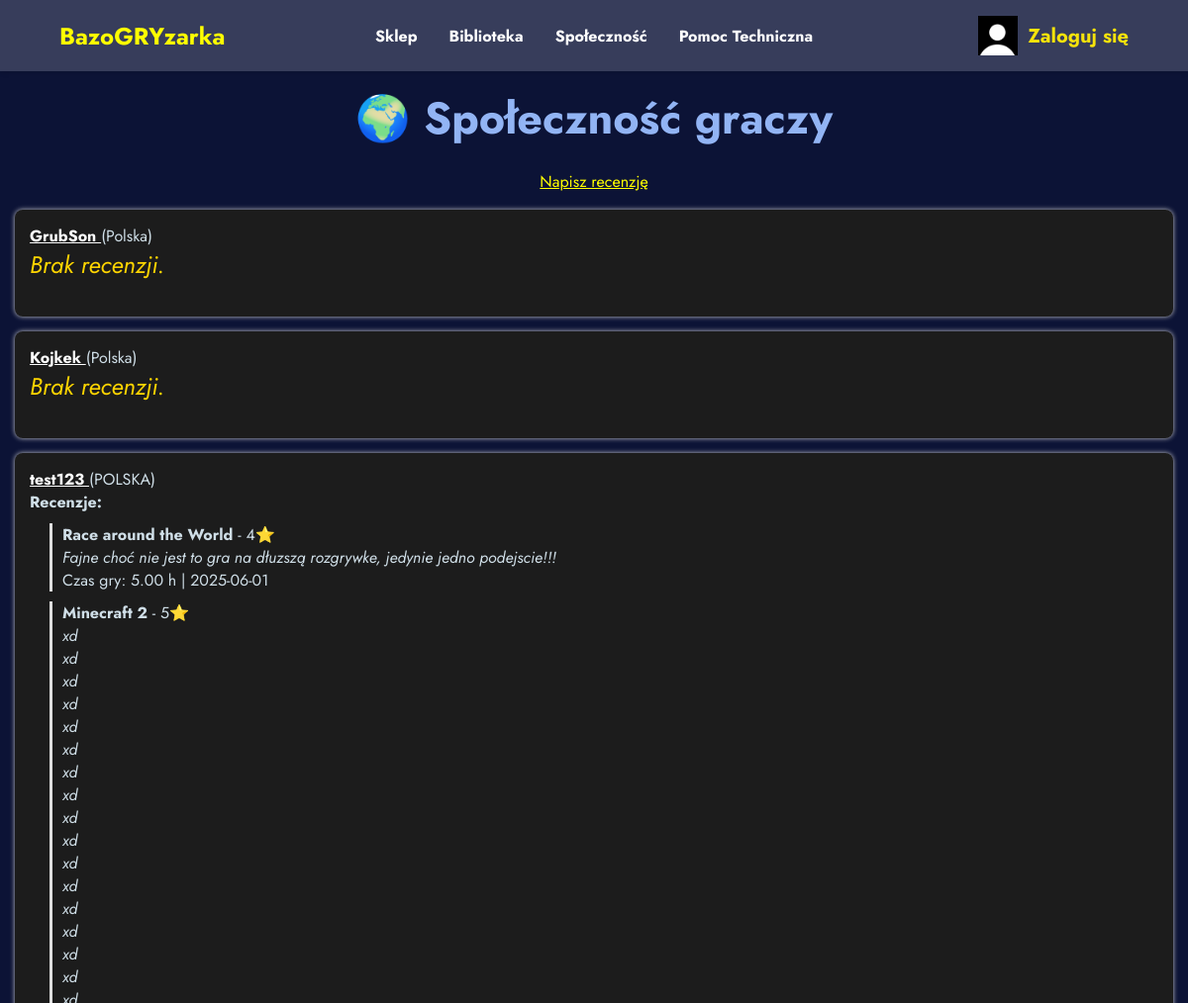
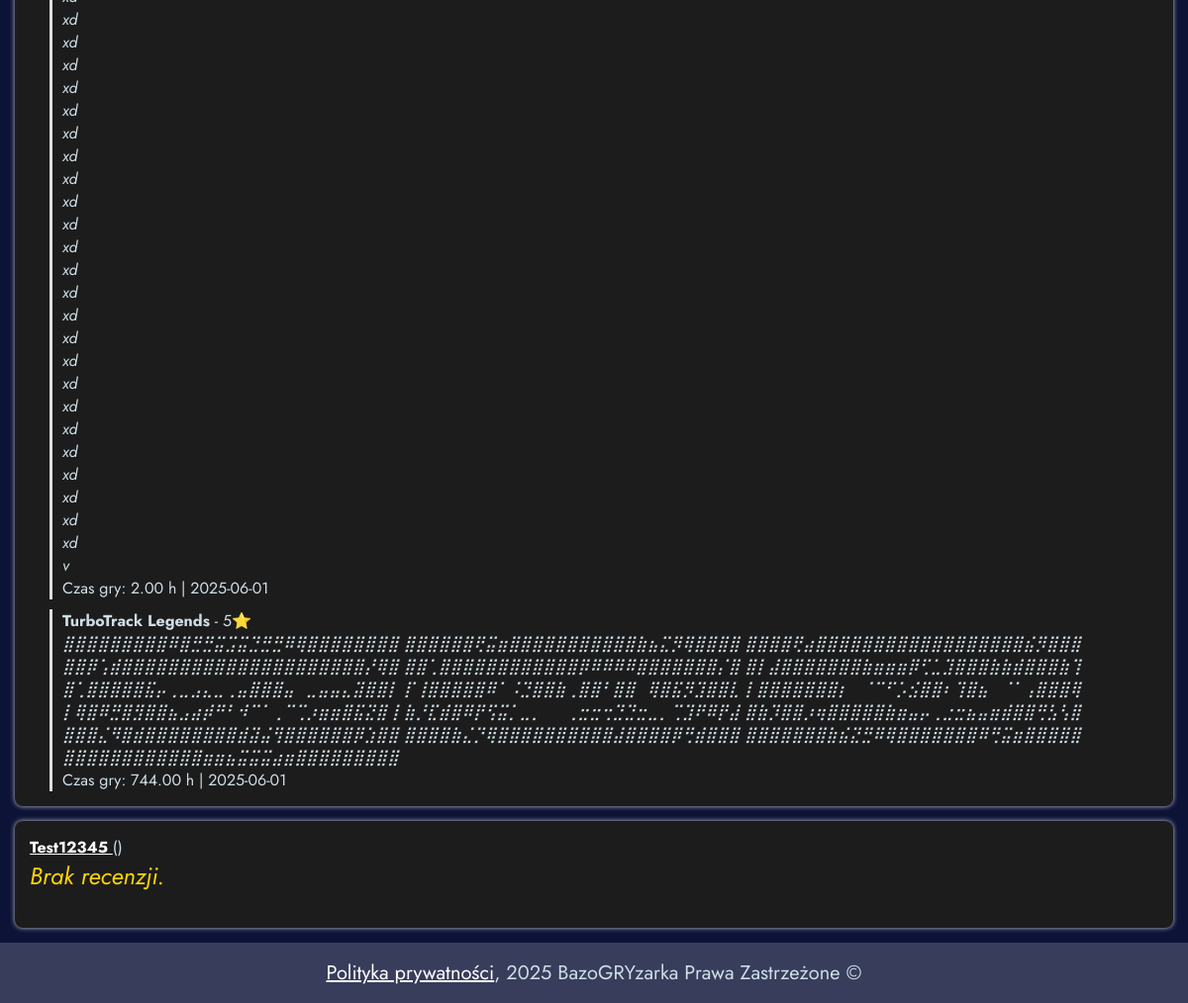
The page /community.php on the database its author committed (2 pictures, top to bottom).
### tables this page shows
CREATE TABLE `Uzytkownik` (
  `Id_Uzytkownika` int NOT NULL,
  `Nick` varchar(50) DEFAULT NULL,
  `Imie` varchar(50) DEFAULT NULL,
  `Nazwisko` varchar(50) DEFAULT NULL,
  `Kraj` varchar(50) DEFAULT NULL,
  `LinkDoProfilu` varchar(255) DEFAULT NULL,
  `ZdjecieProfilowe` varchar(50) DEFAULT NULL,
  `Opis` text,
  `password_hash` varchar(255) DEFAULT NULL,
  `created_at` timestamp NULL DEFAULT CURRENT_TIMESTAMP,
  `email` varchar(100) DEFAULT NULL
);

CREATE TABLE `Recenzje` (
  `Id_Recenzje` int NOT NULL,
  `Id_Gry` int DEFAULT NULL,
  `Typ` varchar(100) DEFAULT NULL,
  `Tresc` text,
  `Id_Uzytkownika` int DEFAULT NULL,
  `Data_wystawienie` date DEFAULT NULL,
  `Czas_gry` float(10,2) DEFAULT NULL
);

CREATE TABLE `Gra` (
  `IdGry` int NOT NULL,
  `Tytul` varchar(255) DEFAULT NULL,
  `Wydawca` varchar(255) DEFAULT NULL,
  `Producent` varchar(255) DEFAULT NULL,
  `Id_JakieSystemy` int DEFAULT NULL,
  `Cena` decimal(10,2) DEFAULT NULL,
  `Id_Pegi` int DEFAULT NULL,
  `DataWydania` date DEFAULT NULL,
  `krotkiOpis` text,
  `dlugiOpis` text,
  `zdjGlowne` text,
  `WebGLFolderName` varchar(255) DEFAULT NULL
);

### community.php (the view, shortened to what this page needs)
<?php
$conn = new mysqli("localhost", "root", "newpassword", "BazoGRYzarka");
$sql = "
    SELECT
        U.Id_Uzytkownika,
        U.Nick,
        U.Kraj,
        R.Tresc,
        R.Typ,
        R.Czas_gry,
        R.Data_wystawienie,
        G.Tytul
    FROM Uzytkownik U
    LEFT JOIN Recenzje R ON U.Id_Uzytkownika = R.Id_Uzytkownika
    LEFT JOIN Gra G ON R.Id_Gry = G.IdGry
    ORDER BY U.Nick ASC, R.Data_wystawienie DESC
";
$result = $conn->query($sql);
$users = [];
while ($row = $result->fetch_assoc()) {
    $userId = $row['Id_Uzytkownika'];
    if (!isset($users[$userId])) {
        $users[$userId] = [
            'Nick' => $row['Nick'],
            'Kraj' => $row['Kraj'],
            'Recenzje' => []
        ];
    }
    if ($row['Tresc']) {
        $users[$userId]['Recenzje'][] = [
            'Tytul' => $row['Tytul'],
            'Tresc' => $row['Tresc'],
            'Typ' => $row['Typ'],
            'Czas_gry' => $row['Czas_gry'],
            'Data' => $row['Data_wystawienie']
        ];
    }
}
$nick = $_SESSION['user'];
$stmt = $conn->prepare("SELECT ZdjecieProfilowe FROM Uzytkownik WHERE Nick = ?");
$stmt->bind_param("s", $nick);
$stmt->execute();
$result = $stmt->get_result();
if ($result->num_rows > 0) {
    $row = $result->fetch_assoc();
    $avatar = $row['ZdjecieProfilowe'] ?: 'default.jpg';
} else {
    $avatar = 'default.jpg';
}
?>
<!DOCTYPE html>
<html lang="pl">
<head>
    <link rel="stylesheet" href="styles.css">
</head>
<body style="display: block;">
    <nav class="navbar">
    <div class="nav-container">
        <h1 class="platform-name"><a href="/BazoGRYzarka/main">BazoGRYzarka</a></h1>
        <div class="nav-links">
            <a href="/BazoGRYzarka/sklep">Sklep</a>
            <a href="/BazoGRYzarka/library">Biblioteka</a>
            <a href="/BazoGRYzarka/community">Społeczność</a>
            <a href="/BazoGRYzarka/contact">Pomoc Techniczna</a>
        </div>
        <div class="user-profile">
    <?php if (isset($_SESSION['user']) && isset($_SESSION['user_id'])): ?>
        <img src="/BazoGRYzarka/images/<?php echo htmlspecialchars($avatar ?? 'default.jpg'); ?>" alt="User Avatar" class="user-avatar" width="40" height="40" />
        <span class="username"><a href="/BazoGRYzarka/profile"><?php echo htmlspecialchars($_SESSION['user']); ?></a></span>
    <?php else: ?>
        <img src="/BazoGRYzarka/images/default.jpg" alt="Default Avatar" class="user-avatar" width="40" height="40" />
        <span class="username"><a href="/BazoGRYzarka/login">Zaloguj się</a></span>
    <?php endif; ?>
</div>
    </div>
</nav>
    <h1 style="display: flex;justify-content: center;align-items: center;margin: 15px;">🌍 Społeczność graczy</h1>
    <a style="width: 100%; height: 30px; background-color: lightblack; padding: 5px; display: flex; color: yellow; text-align: center; justify-content: center;" href="create_review">Napisz recenzję</a>
    <?php foreach ($users as $userId => $user): ?>
    <div class="user-box">
        <strong>
            <a style="color: white;" href="profile?user_id=<?= urlencode($userId) ?>">
                <?= htmlspecialchars($user['Nick']) ?>
            </a>
        </strong> (<?= htmlspecialchars($user['Kraj']) ?>)
        <?php if (!empty($user['Recenzje'])): ?>
            <div class="reviews">
                <h4>Recenzje:</h4>
                <?php foreach ($user['Recenzje'] as $rev): ?>
                    <div class="review">
                        <strong><?= htmlspecialchars($rev['Tytul']) ?></strong> - <?= htmlspecialchars($rev['Typ']) ?>⭐
                        <div><em><?= nl2br(htmlspecialchars($rev['Tresc'])) ?></em></div>
                        <div>Czas gry: <?= htmlspecialchars($rev['Czas_gry']) ?> h | <?= htmlspecialchars($rev['Data']) ?></div>
                    </div>
                <?php endforeach; ?>
            </div>
        <?php else: ?>
            <p><em>Brak recenzji.</em></p>
        <?php endif; ?>
    </div>
<?php endforeach; ?>
<div id="footer">
        <a href="privacy">Polityka prywatności</a>, 2025 BazoGRYzarka Prawa Zastrzeżone &copy;
    </div>
</body>
</html>

### styles.css (style rules this page uses)
* { margin: 0; padding: 0; box-sizing: border-box; }
body { font-family: 'Jost', sans-serif; background-color: #0C1336; color: #CFDEE7; display: flex; justify-content: center; align-items: center; height: 100vh; }
h1 { font-size: 2.8rem; margin-bottom: 15px; font-weight: 700; color: #92B4F4; }
p { font-size: 1.5rem; margin-bottom: 20px; color: #ffd500; }
.navbar { background-color: #373D5B; padding: 1rem 0; box-shadow: 0 2px 5px rgba(0,0,0,0.1); }
.nav-container { display: flex; justify-content: space-between; align-items: center; width: 90%; max-width: 1200px; margin: 0 auto; }
.platform-name { color: #ffffff; font-size: 1.5rem; margin-right: 3rem; font-weight: bold; }
.nav-links { display: flex; gap: 2rem; position: absolute; left: 50%; transform: translateX(-50%); }
.nav-links a { color: #FFFFFF; text-decoration: none; font-weight: bold; font-size: 1rem; transition: color 0.3s; }
.user-profile { display: flex; align-items: center; gap: 10px; margin-left: 20px; }
.user-avatar { width: 40px; height: 40px; object-fit: cover; }
.username { color: #f6e30b; font-weight: bold; font-size: 20px; }
.navbar h1 { margin-bottom: 0px; }
#footer { background-color: #373D5B; padding: 1rem 0; box-shadow: 0 2px 5px rgba(0,0,0,0.1); width: 100%; display: flex; justify-content: center; align-items: center; font-size: 20px; }
#footer a { color: white; }
.user-profile a { text-decoration: none; color: #f6e30b; }
.platform-name a { color: yellow; text-decoration: none; }
.user-box { margin: 15px; background: #1c1c1c; padding: 15px; margin-bottom: 15px; border-radius: 8px; box-shadow: 0 0 5px #ccc; }
.review { margin-left: 20px; margin-top: 10px; padding-left: 10px; border-left: 3px solid #ddd; }

### rows shown on the page
uzytkownik: Nick "GrubSon", Kraj "Polska", shows "Brak recenzji."
uzytkownik: Nick "Kojkek", Kraj "Polska", shows "Brak recenzji."
recenzje: Id_Gry.Tytul "Race around the World", Typ "4", Tresc "Fajne choć nie jest to gra na dłuzszą rozgrywke, jedynie jedno podejscie!!!", Czas_gry "5.00", Data_wystawienie "2025-06-01"
recenzje: Id_Gry.Tytul "Minecraft 2", Typ "5", Tresc "xd xd xd xd xd xd xd xd xd xd xd xd xd xd xd xd xd xd xd xd xd xd xd xd xd xd xd xd xd xd xd xd xd xd xd xd xd xd xd xd xd v", Czas_gry "2.00", Data_wystawienie "2025-06-01"
recenzje: Id_Gry.Tytul "TurboTrack Legends", Typ "5", Tresc "⣿⣿⣿⣿⣿⣿⣿⣿⣿⠿⣿⣛⣛⣭⣩⣭⣙⣛⣛⠿⢿⣿⣿⣿⣿⣿⣿⣿⣿ ⣿⣿⣿⣿⣿⣿⢟⣭⣶⣿⣿⣿⣿⣿⣿⣿⣿⣿⣿⣿⣷⣦⣍⡻⢿⣿⣿⣿⣿ ⣿⣿⣿⣿⢟⣴⣿⣿⣿⣿⣿⣿⣿⣿⣿⣿⣿⣿⣿⣿⣿⣿⣿⣿⣮⡻⣿⣿⣿ ⣿⣿⡿⢡⣾⣿⣿⣿⣿⣿⣿⣿⣿⣿⣿⣿⣿⣿⣿⣿⣿⣿⣿⣿⣿⣿⡜⢿⣿ ⣿⣿⢁⣿⣿⣿⣿⣿⣿⣿⣿⣿⣿⣿⣿⡿⠿⠿⠿⠿⣿⣿⣿⣿⣿⣿⣿⡌⣿ ⣿⡇⣼⣿⣿⣿⣿⣿⣿⣿⣷⣶⣶⣶⡿⢋⣁⣹⣿⣿⣿⣷⣷⣾⣿⣿⣿⣷⢹ ⣿⢁⣿⣿⣿⣿⣿⣯⡤⢀⣀⣠⣄⣀⢀⣤⣿⣿⣿⣤⠀⣀⣤⣤⣄⣽⣿⣿⡇ ⡏⢸⣿⣿⣿⣿⣿⠿⠁⠨⣙⣿⣿⣷⢀⣿⣿⠃⣿⣿⠀⢿⣿⣯⡻⣹⣿⣿⣇ ⡇⣿⣿⣿⣿⣿⣿⣿⡆⠀⠈⠉⠋⡡⣪⣿⣿⠆⢹⣿⣦⠀⠈⠁⢠⣿⣿⣿⢿ ⡇⢿⣿⠿⣛⣿⣻⣿⣿⣦⣠⣴⡾⠛⠃⠺⠉⠁⢀⠉⢉⡰⣶⣶⣿⣯⣝⣿⢸ ⣷⡘⣏⣾⣿⠿⡟⢫⣭⡁⣀⡀⠀⠀⢀⣒⣒⢒⣙⣙⣒⣀⡀⢉⣹⠟⠿⡟⣼ ⣿⣷⡹⣿⣿⡰⢶⣿⣿⣿⣿⣿⣷⣶⣤⡤⢀⣐⣒⣦⣤⣶⣾⣿⣿⢛⣣⢣⣿ ⣿⣿⣿⣌⠻⣿⣾⣿⣿⣿⣿⣿⣿⣿⣿⣾⣽⣬⢻⣿⣿⣿⣿⣿⣿⡿⣱⣿⣿ ⣿⣿⣿⣿⣷⣌⡙⢿⣿⣿⣿⣿⣿⣿⣿⣿⣿⣿⣼⣿⣿⣿⣿⡿⢛⣾⣿⣿⣿ ⣿⣿⣿⣿⣿⣿⣿⣷⣮⣝⣛⠿⢿⣿⣿⣿⣿⣿⣿⣿⠿⢛⣭⣶⣿⣿⣿⣿⣿ ⣿⣿⣿⣿⣿⣿⣿⣿⣿⣿⣿⣿⣶⣶⣦⣭⣭⣭⣴⣶⣿⣿⣿⣿⣿⣿⣿⣿⣿", Czas_gry "744.00", Data_wystawienie "2025-06-01"

### other values the page prints
$user['Nick'] "test123"
$user['Kraj'] "POLSKA"
$user['Nick'] "Test12345"
